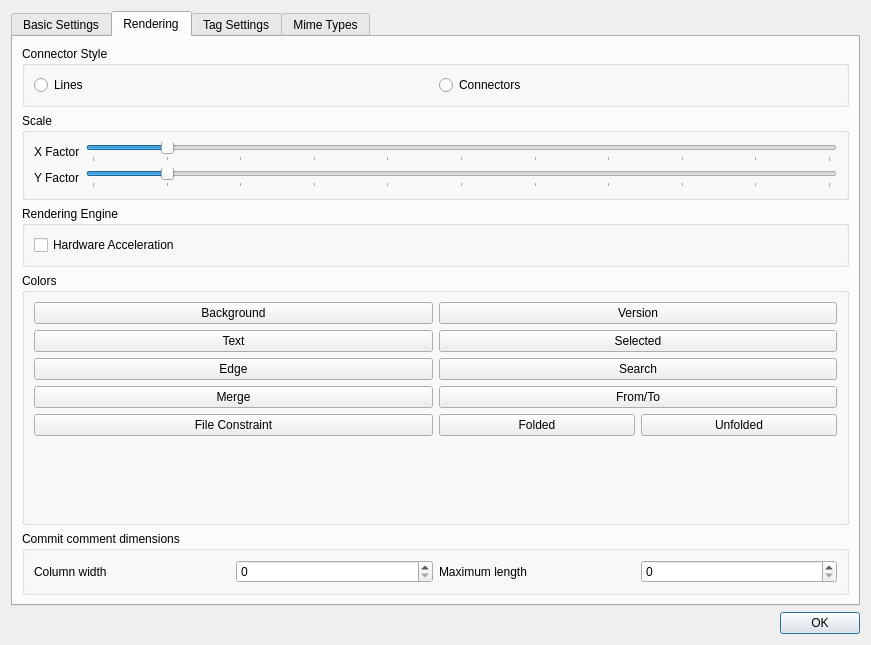
<?xml version="1.0" encoding="UTF-8"?>
<ui version="4.0">
 <class>Dialog</class>
 <widget class="QDialog" name="Dialog">
  <property name="geometry">
   <rect>
    <x>0</x>
    <y>0</y>
    <width>871</width>
    <height>645</height>
   </rect>
  </property>
  <property name="windowTitle">
   <string>Preferences</string>
  </property>
  <layout class="QGridLayout" name="gridLayout_6">
   <item row="2" column="2">
    <widget class="QPushButton" name="pbOK">
     <property name="text">
      <string>OK</string>
     </property>
    </widget>
   </item>
   <item row="2" column="1">
    <spacer name="horizontalSpacer">
     <property name="orientation">
      <enum>Qt::Horizontal</enum>
     </property>
     <property name="sizeHint" stdset="0">
      <size>
       <width>40</width>
       <height>20</height>
      </size>
     </property>
    </spacer>
   </item>
   <item row="1" column="1" colspan="2">
    <widget class="QTabWidget" name="tabWidget">
     <property name="currentIndex">
      <number>1</number>
     </property>
     <widget class="QWidget" name="tabWidgetPage1">
      <property name="statusTip">
       <string/>
      </property>
      <attribute name="title">
       <string>Basic Settings</string>
      </attribute>
      <layout class="QGridLayout" name="gridLayout_2">
       <item row="0" column="1">
        <widget class="QGroupBox" name="gbRepoPath">
         <property name="toolTip">
          <string>If no repository path is set with -r use the current one or the repository of the last session.</string>
         </property>
         <property name="title">
          <string>Initial Repository Path</string>
         </property>
         <layout class="QVBoxLayout" name="verticalLayout_4">
          <item>
           <widget class="QRadioButton" name="rbCurrentPathRepo">
            <property name="toolTip">
             <string>If this option is selected the current path, when starting gvtree is looked up for a local git repository.</string>
            </property>
            <property name="text">
             <string>current path</string>
            </property>
           </widget>
          </item>
          <item>
           <widget class="QRadioButton" name="rbLastRepo">
            <property name="toolTip">
             <string>If this option is selected the git repository used in the last gvtree session is used.</string>
            </property>
            <property name="text">
             <string>last repository path</string>
            </property>
           </widget>
          </item>
         </layout>
        </widget>
       </item>
       <item row="22" column="1">
        <spacer name="verticalSpacer">
         <property name="orientation">
          <enum>Qt::Vertical</enum>
         </property>
         <property name="sizeHint" stdset="0">
          <size>
           <width>20</width>
           <height>40</height>
          </size>
         </property>
        </spacer>
       </item>
       <item row="6" column="1">
        <widget class="QLabel" name="lbGitLogLength">
         <property name="text">
          <string>git log length</string>
         </property>
        </widget>
       </item>
       <item row="10" column="1">
        <widget class="QCheckBox" name="remotes">
         <property name="toolTip">
          <string>Add the --remotes option to git log calls.</string>
         </property>
         <property name="text">
          <string>git log --remotes</string>
         </property>
        </widget>
       </item>
       <item row="11" column="1">
        <widget class="QCheckBox" name="git_short_hashes">
         <property name="toolTip">
          <string>This option controls if %h or %H is used to retrieve hash values from git. </string>
         </property>
         <property name="text">
          <string>short git hashes</string>
         </property>
        </widget>
       </item>
       <item row="13" column="1">
        <widget class="QCheckBox" name="top_down_view">
         <property name="toolTip">
          <string>In git log the latest version is printed on the top. To print the earliest node (root node) at the top, choose the top down view here.</string>
         </property>
         <property name="text">
          <string>top down view</string>
         </property>
        </widget>
       </item>
       <item row="6" column="2">
        <widget class="QLineEdit" name="git_log_lines">
         <property name="focusPolicy">
          <enum>Qt::ClickFocus</enum>
         </property>
         <property name="toolTip">
          <string>The number of versions processed from the git log output can be limited here.</string>
         </property>
         <property name="text">
          <string>1000</string>
         </property>
        </widget>
       </item>
       <item row="4" column="1">
        <widget class="QLabel" name="lbTempPath">
         <property name="font">
          <font>
           <weight>75</weight>
           <bold>true</bold>
          </font>
         </property>
         <property name="text">
          <string>Temporary File Path</string>
         </property>
        </widget>
       </item>
       <item row="4" column="2" colspan="2">
        <widget class="QPushButton" name="pbTempPath">
         <property name="toolTip">
          <string>The path to store temporary files to. When comparing files a temporary copy is created in this directory with the file name pattern [git-hash]_[process id].[file extension]. When the program exits (regulary) the temporary files are cleaned up. The recommended path is /tmp.</string>
         </property>
         <property name="text">
          <string>/tmp</string>
         </property>
        </widget>
       </item>
       <item row="2" column="1">
        <widget class="QLabel" name="lbCurrentLocalRepositoryPath">
         <property name="font">
          <font>
           <weight>75</weight>
           <bold>true</bold>
          </font>
         </property>
         <property name="text">
          <string>Current Repository Path</string>
         </property>
        </widget>
       </item>
       <item row="2" column="2" colspan="2">
        <widget class="QPushButton" name="pbLocalRepositoryPath">
         <property name="toolTip">
          <string>The path of the current local repository.</string>
         </property>
         <property name="text">
          <string>local repository path</string>
         </property>
        </widget>
       </item>
       <item row="6" column="3">
        <spacer name="horizontalSpacer_2">
         <property name="orientation">
          <enum>Qt::Horizontal</enum>
         </property>
         <property name="sizeHint" stdset="0">
          <size>
           <width>40</width>
           <height>20</height>
          </size>
         </property>
        </spacer>
       </item>
       <item row="15" column="1">
        <widget class="QCheckBox" name="print_cmd_to_stdout">
         <property name="toolTip">
          <string>If an external program is called from gvtree the used commandline is echoed to stdout.</string>
         </property>
         <property name="text">
          <string>print commandline to stdout</string>
         </property>
        </widget>
       </item>
       <item row="3" column="2" colspan="2">
        <widget class="QPushButton" name="pbCssPath">
         <property name="text">
          <string>css path</string>
         </property>
        </widget>
       </item>
       <item row="3" column="1">
        <widget class="QLabel" name="lbCssPath">
         <property name="font">
          <font>
           <weight>75</weight>
           <bold>true</bold>
          </font>
         </property>
         <property name="text">
          <string>CSS Style Sheet Path</string>
         </property>
        </widget>
       </item>
       <item row="5" column="3">
        <spacer name="horizontalSpacer_3">
         <property name="orientation">
          <enum>Qt::Horizontal</enum>
         </property>
         <property name="sizeHint" stdset="0">
          <size>
           <width>40</width>
           <height>20</height>
          </size>
         </property>
        </spacer>
       </item>
       <item row="5" column="1">
        <widget class="QLabel" name="lbCodecForCStrings">
         <property name="font">
          <font>
           <weight>75</weight>
           <bold>true</bold>
          </font>
         </property>
         <property name="toolTip">
          <string>Obsolete in Qt5. If changed restart might be necessary.</string>
         </property>
         <property name="text">
          <string>Codec for C strings</string>
         </property>
        </widget>
       </item>
       <item row="14" column="1">
        <widget class="QCheckBox" name="diff_local_files">
         <property name="focusPolicy">
          <enum>Qt::NoFocus</enum>
         </property>
         <property name="toolTip">
          <string>If checked, the current local file is added to the comparison of different versions. </string>
         </property>
         <property name="text">
          <string>add local version to diff</string>
         </property>
        </widget>
       </item>
       <item row="5" column="2">
        <widget class="QComboBox" name="cbCodecForCStrings"/>
       </item>
       <item row="12" column="1">
        <widget class="QCheckBox" name="fold_head">
         <property name="text">
          <string>fold HEAD version</string>
         </property>
        </widget>
       </item>
      </layout>
     </widget>
     <widget class="QWidget" name="tabWidgetPage2">
      <attribute name="title">
       <string>Rendering</string>
      </attribute>
      <layout class="QVBoxLayout" name="verticalLayout_2">
       <item>
        <widget class="QGroupBox" name="groupBox">
         <property name="title">
          <string>Connector Style</string>
         </property>
         <layout class="QGridLayout" name="gridLayout_8">
          <item row="0" column="0">
           <widget class="QRadioButton" name="rbConnectorStyle0">
            <property name="focusPolicy">
             <enum>Qt::NoFocus</enum>
            </property>
            <property name="text">
             <string>Lines</string>
            </property>
            <property name="icon">
             <iconset>
              <normaloff>:/images/connectorStyle0.png</normaloff>:/images/connectorStyle0.png</iconset>
            </property>
            <property name="iconSize">
             <size>
              <width>32</width>
              <height>32</height>
             </size>
            </property>
           </widget>
          </item>
          <item row="0" column="1">
           <widget class="QRadioButton" name="rbConnectorStyle1">
            <property name="focusPolicy">
             <enum>Qt::NoFocus</enum>
            </property>
            <property name="text">
             <string>Connectors</string>
            </property>
            <property name="icon">
             <iconset>
              <normaloff>:/images/connectorStyle1.png</normaloff>:/images/connectorStyle1.png</iconset>
            </property>
            <property name="iconSize">
             <size>
              <width>32</width>
              <height>32</height>
             </size>
            </property>
           </widget>
          </item>
         </layout>
        </widget>
       </item>
       <item>
        <widget class="QGroupBox" name="groupBox_4">
         <property name="title">
          <string>Scale</string>
         </property>
         <layout class="QGridLayout" name="gridLayout">
          <item row="0" column="2">
           <widget class="QSlider" name="xfactor">
            <property name="toolTip">
             <string>Define the horizontal space in between version nodes.</string>
            </property>
            <property name="autoFillBackground">
             <bool>false</bool>
            </property>
            <property name="maximum">
             <number>100</number>
            </property>
            <property name="singleStep">
             <number>1</number>
            </property>
            <property name="value">
             <number>10</number>
            </property>
            <property name="orientation">
             <enum>Qt::Horizontal</enum>
            </property>
            <property name="tickPosition">
             <enum>QSlider::TicksBelow</enum>
            </property>
            <property name="tickInterval">
             <number>10</number>
            </property>
           </widget>
          </item>
          <item row="1" column="2">
           <widget class="QSlider" name="yfactor">
            <property name="toolTip">
             <string>Define the vertical space between version nodes.</string>
            </property>
            <property name="maximum">
             <number>100</number>
            </property>
            <property name="singleStep">
             <number>0</number>
            </property>
            <property name="value">
             <number>10</number>
            </property>
            <property name="orientation">
             <enum>Qt::Horizontal</enum>
            </property>
            <property name="tickPosition">
             <enum>QSlider::TicksBelow</enum>
            </property>
            <property name="tickInterval">
             <number>10</number>
            </property>
           </widget>
          </item>
          <item row="0" column="0">
           <widget class="QLabel" name="label_4">
            <property name="text">
             <string>X Factor</string>
            </property>
           </widget>
          </item>
          <item row="1" column="0">
           <widget class="QLabel" name="label_5">
            <property name="text">
             <string>Y Factor</string>
            </property>
           </widget>
          </item>
         </layout>
        </widget>
       </item>
       <item>
        <widget class="QGroupBox" name="groupBox_3">
         <property name="title">
          <string>Rendering Engine</string>
         </property>
         <layout class="QVBoxLayout" name="verticalLayout_5">
          <item>
           <widget class="QCheckBox" name="open_gl_rendering">
            <property name="focusPolicy">
             <enum>Qt::NoFocus</enum>
            </property>
            <property name="text">
             <string>Hardware Acceleration</string>
            </property>
           </widget>
          </item>
         </layout>
        </widget>
       </item>
       <item>
        <widget class="QGroupBox" name="groupBox_2">
         <property name="title">
          <string>Colors</string>
         </property>
         <layout class="QGridLayout" name="gridLayout_3">
          <item row="1" column="3" colspan="2">
           <widget class="QPushButton" name="pbColorSelected">
            <property name="focusPolicy">
             <enum>Qt::NoFocus</enum>
            </property>
            <property name="text">
             <string>Selected</string>
            </property>
           </widget>
          </item>
          <item row="7" column="4">
           <widget class="QPushButton" name="pbColorUnfolded">
            <property name="text">
             <string>Unfolded</string>
            </property>
           </widget>
          </item>
          <item row="10" column="1">
           <spacer name="verticalSpacer_2">
            <property name="orientation">
             <enum>Qt::Vertical</enum>
            </property>
            <property name="sizeHint" stdset="0">
             <size>
              <width>20</width>
              <height>40</height>
             </size>
            </property>
           </spacer>
          </item>
          <item row="5" column="3" colspan="2">
           <widget class="QPushButton" name="pbColorSearch">
            <property name="focusPolicy">
             <enum>Qt::NoFocus</enum>
            </property>
            <property name="text">
             <string>Search</string>
            </property>
           </widget>
          </item>
          <item row="7" column="3">
           <widget class="QPushButton" name="pbColorFolded">
            <property name="text">
             <string>Folded</string>
            </property>
           </widget>
          </item>
          <item row="0" column="3" colspan="2">
           <widget class="QPushButton" name="pbColorVersion">
            <property name="focusPolicy">
             <enum>Qt::NoFocus</enum>
            </property>
            <property name="text">
             <string>Version</string>
            </property>
           </widget>
          </item>
          <item row="5" column="1" colspan="2">
           <widget class="QPushButton" name="pbColorEdge">
            <property name="focusPolicy">
             <enum>Qt::NoFocus</enum>
            </property>
            <property name="text">
             <string>Edge</string>
            </property>
           </widget>
          </item>
          <item row="1" column="1" colspan="2">
           <widget class="QPushButton" name="pbColorText">
            <property name="focusPolicy">
             <enum>Qt::NoFocus</enum>
            </property>
            <property name="text">
             <string>Text</string>
            </property>
           </widget>
          </item>
          <item row="0" column="1" colspan="2">
           <widget class="QPushButton" name="pbColorBackground">
            <property name="focusPolicy">
             <enum>Qt::NoFocus</enum>
            </property>
            <property name="text">
             <string>Background</string>
            </property>
           </widget>
          </item>
          <item row="6" column="3" colspan="2">
           <widget class="QPushButton" name="pbColorFromTo">
            <property name="text">
             <string>From/To</string>
            </property>
           </widget>
          </item>
          <item row="6" column="1" colspan="2">
           <widget class="QPushButton" name="pbColorMerge">
            <property name="focusPolicy">
             <enum>Qt::NoFocus</enum>
            </property>
            <property name="text">
             <string>Merge</string>
            </property>
           </widget>
          </item>
          <item row="7" column="1" colspan="2">
           <widget class="QPushButton" name="pbColorFileConstraint">
            <property name="text">
             <string>File Constraint</string>
            </property>
           </widget>
          </item>
         </layout>
        </widget>
       </item>
       <item>
        <widget class="QGroupBox" name="groupBox_5">
         <property name="title">
          <string>Commit comment dimensions</string>
         </property>
         <layout class="QGridLayout" name="gridLayout_7">
          <item row="0" column="1">
           <widget class="QSpinBox" name="comment_columns">
            <property name="toolTip">
             <string>When commit comment is displayed in the version graph the next word is wrapped to the next line if longer than this value.</string>
            </property>
           </widget>
          </item>
          <item row="0" column="0">
           <widget class="QLabel" name="label">
            <property name="text">
             <string>Column width</string>
            </property>
           </widget>
          </item>
          <item row="0" column="3">
           <widget class="QSpinBox" name="comment_maxlen">
            <property name="toolTip">
             <string>Commit comments are limited to this length.</string>
            </property>
           </widget>
          </item>
          <item row="0" column="2">
           <widget class="QLabel" name="label_2">
            <property name="text">
             <string>Maximum length</string>
            </property>
           </widget>
          </item>
         </layout>
        </widget>
       </item>
      </layout>
     </widget>
     <widget class="QWidget" name="tabWidgetPage3">
      <attribute name="title">
       <string>Tag Settings</string>
      </attribute>
      <layout class="QGridLayout" name="gridLayout_5">
       <item row="0" column="0" rowspan="99">
        <layout class="QVBoxLayout" name="verticalLayout_3"/>
       </item>
      </layout>
     </widget>
     <widget class="QWidget" name="tabWidgetPage4">
      <attribute name="title">
       <string>Mime Types</string>
      </attribute>
      <layout class="QGridLayout" name="gridLayout_4">
       <item row="0" column="0">
        <widget class="MimeTable" name="mimeTypesTable">
         <property name="focusPolicy">
          <enum>Qt::NoFocus</enum>
         </property>
        </widget>
       </item>
      </layout>
     </widget>
    </widget>
   </item>
  </layout>
 </widget>
 <customwidgets>
  <customwidget>
   <class>MimeTable</class>
   <extends>QTableWidget</extends>
   <header location="global">mimetable.h</header>
  </customwidget>
 </customwidgets>
 <resources/>
 <connections/>
</ui>
